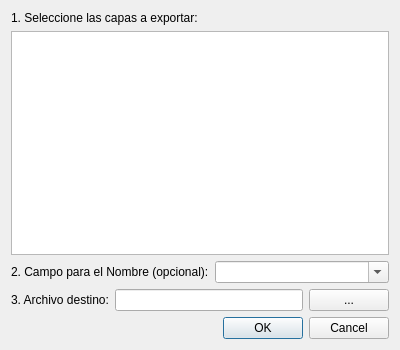
<?xml version="1.0" encoding="UTF-8"?>
<ui version="4.0">
 <class>StyKMZDialogBase</class>
 <widget class="QDialog" name="StyKMZDialogBase">
  <property name="geometry">
   <rect>
    <x>0</x>
    <y>0</y>
    <width>400</width>
    <height>350</height>
   </rect>
  </property>
  <property name="windowTitle">
   <string>StyKMZ - Exportar a KMZ</string>
  </property>
  <layout class="QVBoxLayout" name="verticalLayout">
   <item>
    <widget class="QLabel" name="label">
     <property name="text"><string>1. Seleccione las capas a exportar:</string></property>
    </widget>
   </item>
   <item>
    <widget class="QListWidget" name="listWidgetCapas"/>
   </item>
   <item>
    <layout class="QHBoxLayout" name="horizontalLayoutNombre">
     <item>
      <widget class="QLabel" name="labelNombre">
       <property name="text"><string>2. Campo para el Nombre (opcional):</string></property>
      </widget>
     </item>
     <item>
      <widget class="QComboBox" name="comboBoxNombre">
       <property name="editable"><bool>true</bool></property>
      </widget>
     </item>
    </layout>
   </item>
   <item>
    <layout class="QHBoxLayout" name="horizontalLayout">
     <item>
      <widget class="QLabel" name="label_2">
       <property name="text"><string>3. Archivo destino:</string></property>
      </widget>
     </item>
     <item>
      <widget class="QLineEdit" name="lineEditRuta"/>
     </item>
     <item>
      <widget class="QPushButton" name="pushButtonRuta">
       <property name="text"><string>...</string></property>
      </widget>
     </item>
    </layout>
   </item>
   <item>
    <widget class="QDialogButtonBox" name="buttonBox">
     <property name="orientation"><enum>Qt::Horizontal</enum></property>
     <property name="standardButtons"><set>QDialogButtonBox::Cancel|QDialogButtonBox::Ok</set></property>
    </widget>
   </item>
  </layout>
 </widget>
 <resources/>
 <connections>
  <connection>
   <sender>buttonBox</sender>
   <signal>accepted()</signal>
   <receiver>StyKMZDialogBase</receiver>
   <slot>accept()</slot>
   <hints><hint type="sourcelabel"><x>248</x><y>254</y></hint><hint type="destinationlabel"><x>157</x><y>274</y></hint></hints>
  </connection>
  <connection>
   <sender>buttonBox</sender>
   <signal>rejected()</signal>
   <receiver>StyKMZDialogBase</receiver>
   <slot>reject()</slot>
   <hints><hint type="sourcelabel"><x>316</x><y>260</y></hint><hint type="destinationlabel"><x>286</x><y>274</y></hint></hints>
  </connection>
 </connections>
</ui>
